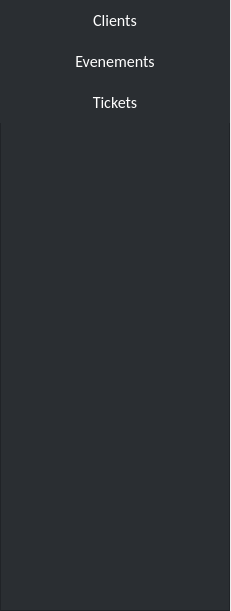
     <widget class="QStackedWidget" name="LeftSideStackedWidget">
      <property name="geometry">
       <rect>
        <x>0</x>
        <y>84</y>
        <width>231</width>
        <height>611</height>
       </rect>
      </property>
      <property name="styleSheet">
       <string notr="true"/>
      </property>
      <property name="currentIndex">
       <number>0</number>
      </property>
      <widget class="QWidget" name="DashboardButtonsPage">
       <widget class="QFrame" name="DashboardButtons">
        <property name="geometry">
         <rect>
          <x>0</x>
          <y>0</y>
          <width>230</width>
          <height>611</height>
         </rect>
        </property>
        <property name="styleSheet">
         <string notr="true">background-color: rgb(42, 46, 50);</string>
        </property>
        <property name="frameShape">
         <enum>QFrame::StyledPanel</enum>
        </property>
        <property name="frameShadow">
         <enum>QFrame::Raised</enum>
        </property>
        <widget class="QPushButton" name="ClientsButton">
         <property name="geometry">
          <rect>
           <x>0</x>
           <y>0</y>
           <width>230</width>
           <height>41</height>
          </rect>
         </property>
         <property name="styleSheet">
          <string notr="true">QPushButton
{
	background-color: rgb(42, 46, 50);
   border-radius:0px;
	color:#ffffff;
	font-size:16px;
font-family:Calibri;

qproperty-iconSize:35px;

}
QPushButton:hover
{
	background-color:rgb(50, 53, 57);
	color:#ffff99;
}
QPushButton:focus
{
	background-color: rgb(59, 62, 66);
	border-style:solid;
	border-left-width:7px;
	border-color: #ff3333;
	color:#ffff99;
}
</string>
         </property>
         <property name="text">
          <string>Clients</string>
         </property>
        </widget>
        <widget class="QPushButton" name="TicketsButton">
         <property name="geometry">
          <rect>
           <x>0</x>
           <y>82</y>
           <width>230</width>
           <height>41</height>
          </rect>
         </property>
         <property name="styleSheet">
          <string notr="true">QPushButton
{
	background-color: rgb(42, 46, 50);
   border-radius:0px;
	color:#ffffff;
	font-size:16px;
font-family:Calibri;

qproperty-iconSize:35px;

}
QPushButton:hover
{
	background-color:rgb(50, 53, 57);
	color:#ffff99;
}
QPushButton:focus
{
	background-color: rgb(59, 62, 66);
	border-style:solid;
	border-left-width:7px;
	border-color: #ff3333;
	color:#ffff99;
}
</string>
         </property>
         <property name="text">
          <string>Tickets</string>
         </property>
        </widget>
        <widget class="QPushButton" name="EventsButton">
         <property name="geometry">
          <rect>
           <x>0</x>
           <y>41</y>
           <width>230</width>
           <height>41</height>
          </rect>
         </property>
         <property name="styleSheet">
          <string notr="true">QPushButton
{
	background-color: rgb(42, 46, 50);
   border-radius:0px;
	color:#ffffff;
	font-size:16px;
font-family:Calibri;

qproperty-iconSize:35px;

}
QPushButton:hover
{
	background-color:rgb(50, 53, 57);
	color:#ffff99;
}
QPushButton:focus
{
	background-color: rgb(59, 62, 66);
	border-style:solid;
	border-left-width:7px;
	border-color: #ff3333;
	color:#ffff99;
}
</string>
         </property>
         <property name="text">
          <string>Evenements</string>
         </property>
        </widget>
       </widget>
      </widget>
     </widget>
